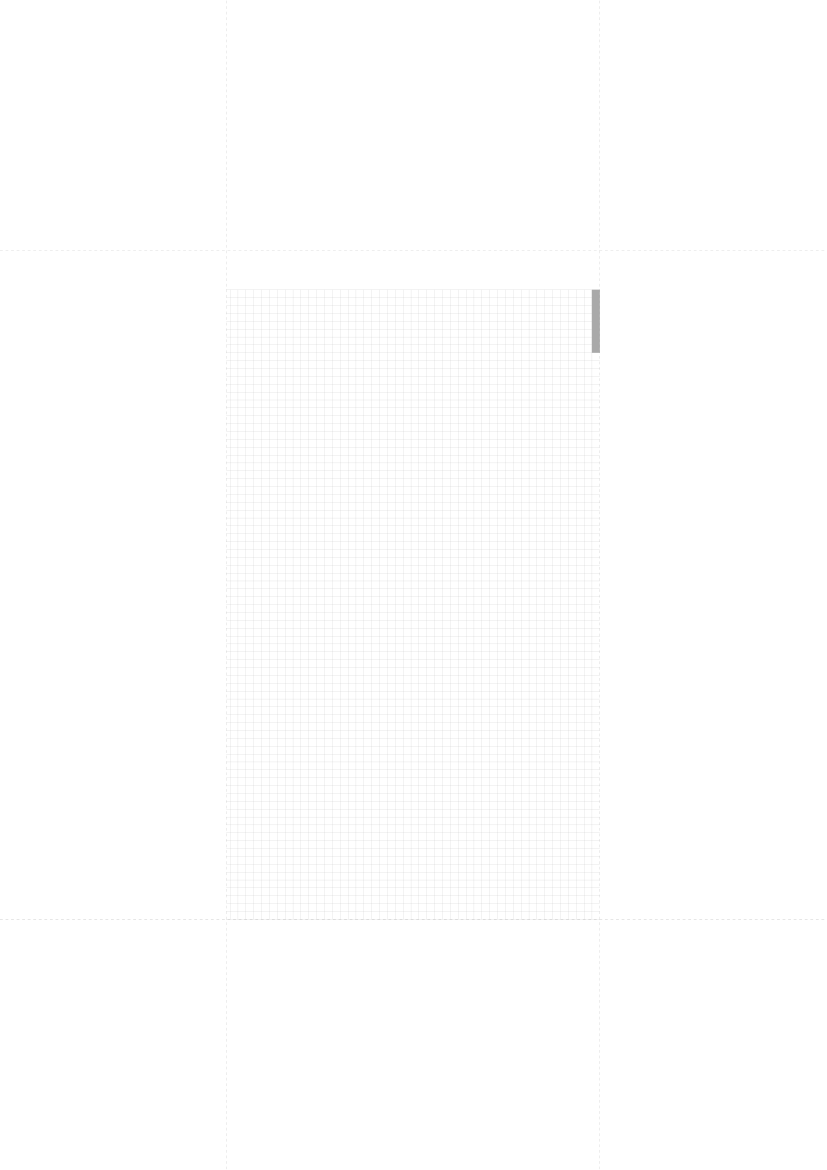

Reproduce this figure in Python.
from reportlab.pdfgen import canvas
from reportlab.lib.units import inch, mm, cm
from reportlab.lib.pagesizes import A4, portrait
from reportlab.pdfbase.ttfonts import pdfmetrics, TTFont
import reportlab.lib.colors as color

# 用紙サイズ
A4_w, A4_h = A4
refill_w = 95*mm
refill_h = 170*mm
refill_x = A4_w/2 - refill_w/2
refill_y = A4_h/2 - refill_h/2

def CutLine(pdf):
    pdf.setStrokeColor(color.gray)
    pdf.setDash([2,2])
    pdf.lines([
        (0, refill_y, A4_w, refill_y),
        (0, refill_y+refill_h, A4_w, refill_y+refill_h),
        (refill_x, 0, refill_x, A4_h),
        (refill_x+refill_w, 0, refill_x+refill_w, A4_h)
    ])

def DrawGrid2mmIndex(pdf, idx):
    title_h = 10*mm

    # 表面(右ページ)
    pdf.setStrokeColor(color.darkgray)
    pdf.setLineWidth(0.1)
    # 縦線
    lx = refill_x + refill_w - 2*mm
    while lx > refill_x:
        pdf.line(lx, refill_y+title_h, lx, refill_y+refill_h)
        lx -= 2*mm
    # 横線
    ly = refill_y + title_h
    while ly < refill_y + refill_h:
        pdf.line(refill_x, ly, refill_x+refill_w, ly)
        ly += 2*mm
    # ページ端の見出し
    pdf.setFillColor(color.darkgray)
    pdf.rect(refill_x+refill_w-2*mm, refill_y+title_h+idx*16*mm, 2*mm, 16*mm, fill=1)

    CutLine(pdf)

    # 改ページ
    pdf.showPage()

    # 裏面(左ページ)
    pdf.setStrokeColor(color.darkgray)
    pdf.setLineWidth(0.1)
    # 縦線
    lx = refill_x
    while lx < refill_x + refill_w:
        pdf.line(lx, refill_y+title_h, lx, refill_y+refill_h)
        lx += 2*mm
    # 横線
    ly = refill_y + 10*mm
    while ly < refill_y + refill_h:
        pdf.line(refill_x, ly, refill_x+refill_w, ly)
        ly += 2*mm
    # ページ端の見出し
    pdf.setFillColor(color.darkgray)
    pdf.rect(refill_x, refill_y+title_h+idx*16*mm, 2*mm, 16*mm, fill=1)
     
    CutLine(pdf)

def main():

    # ファイル名
    FILENAME = 'grid_2mm_index.pdf'

    # フォーマット定義
    pdf = canvas.Canvas(FILENAME, pagesize=portrait(A4), bottomup=False)

    for i in range(0, 10):
        DrawGrid2mmIndex(pdf, i)
        pdf.showPage()

    # ファイルに保存
    pdf.save()

if __name__ == '__main__':
    main()
